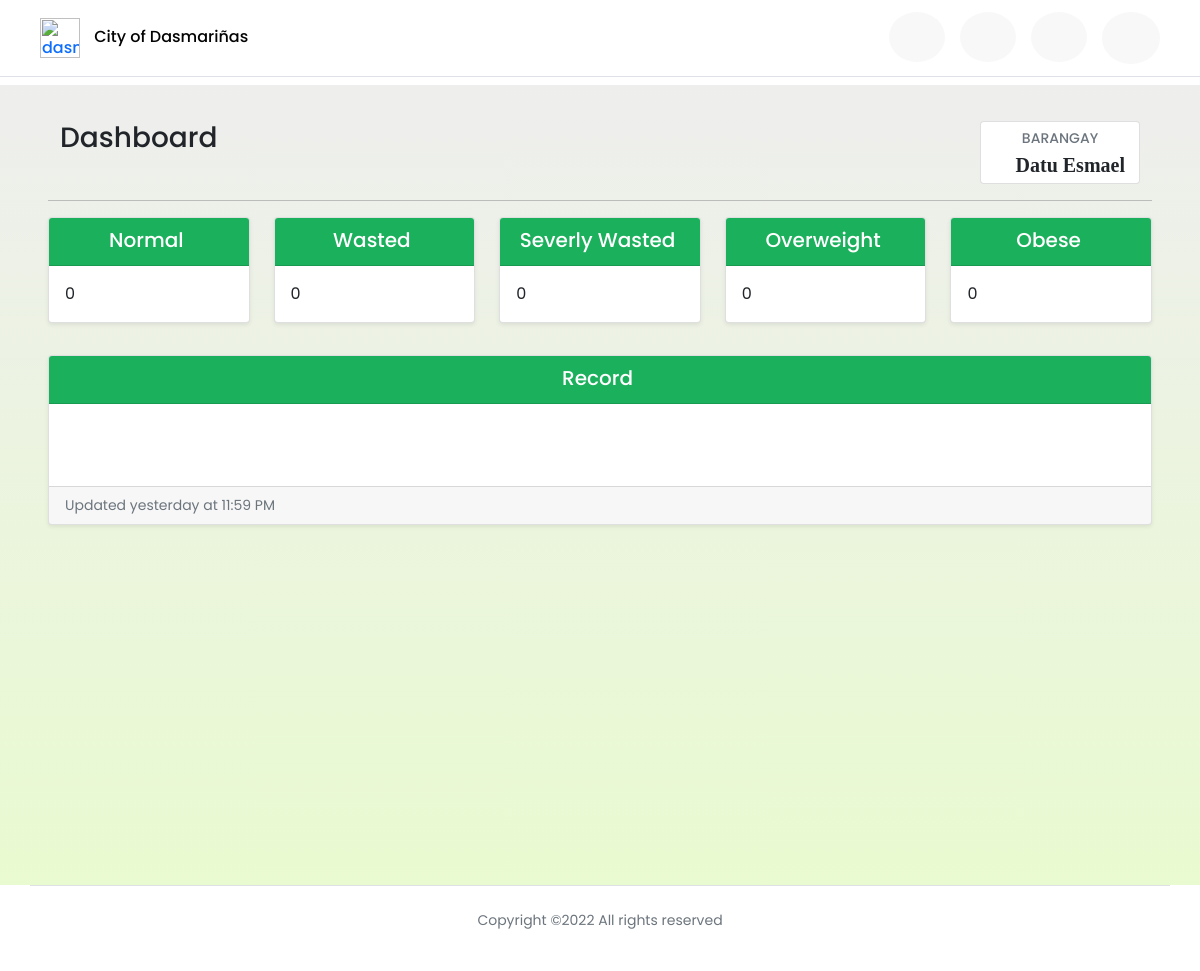
/bhome (signed in), run on an earlier commit of the app's database.
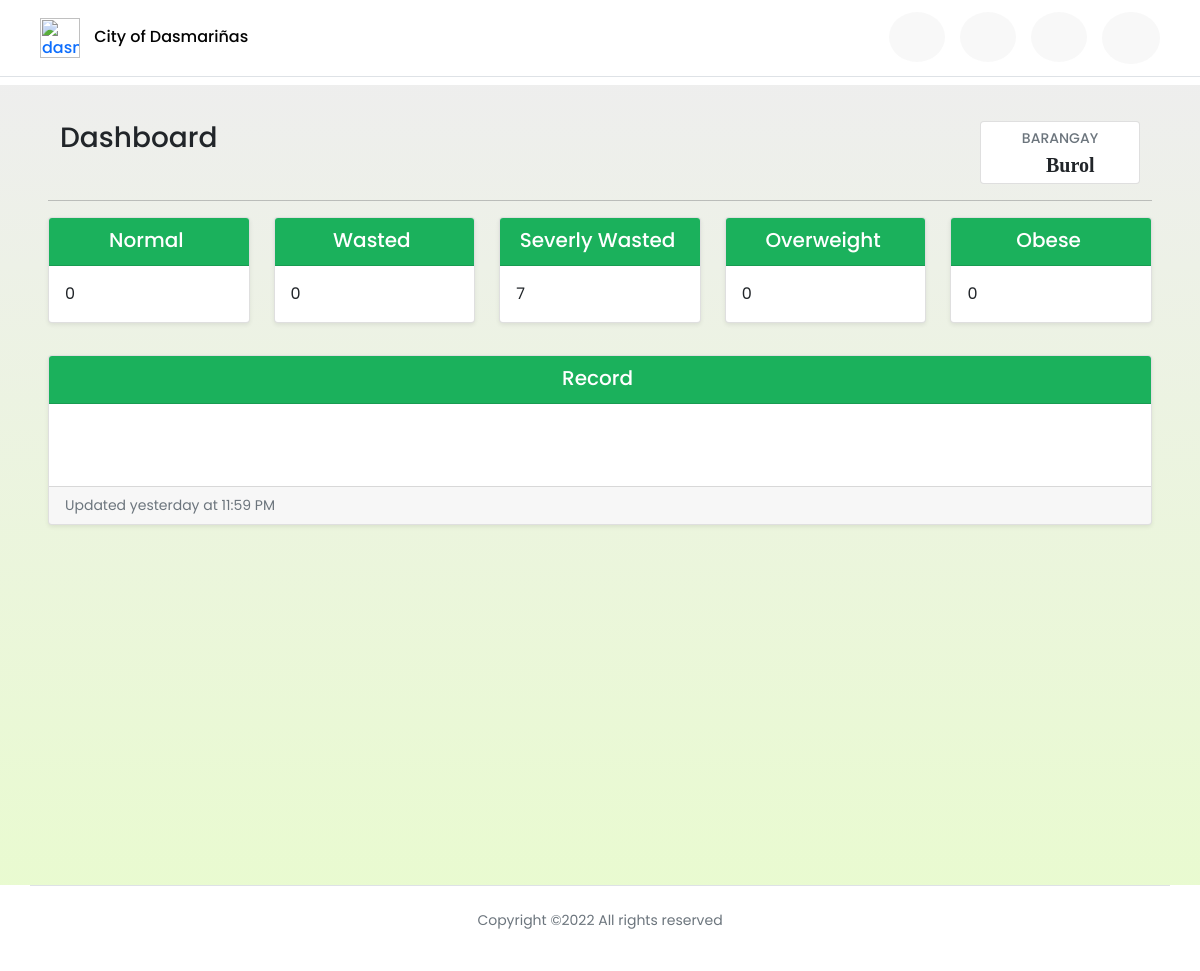
And on a later commit of the database.
### profilingApp/models.py (models this page shows, shortened)
class BarangayHealthWorker(Model):
    BARANGAYS = [('Select Barangay', 'Select Barangay'),
                 ('Burol', 'Burol'),
                 ('Burol I', 'Burol I'),
                 ('Burol II', 'Burol II'),
                 ('Burol III', 'Burol III'),
                 ('Datu Esmael', 'Datu Esmael'),
                 ('Emmanuel Begado I', 'Emmanuel Begado I'),
                 ('Emmanuel Begado II', 'Emmanuel Begado II'),]
    user = models.OneToOneField(CustomUser, on_delete=CASCADE, primary_key=True)
    is_validated = models.BooleanField(default=False)
    bhw_barangay = models.CharField(max_length=100, choices=BARANGAYS, default='Select Barangay')

### profilingApp/views.py (the view)
# urls.py: path('bhome', views.bhw_home, name='bhw_home'),
@login_required(login_url='login_registration')
def bhw_home(request):
    bhw_logged = BarangayHealthWorker.objects.get(user_id=request.user.id)
    parents = Parent.objects.filter(barangay=bhw_logged.bhw_barangay)
    preschoolers = Preschooler.objects.filter(parent__in=(parents))
    preschooler_normal = []
    preschooler_wasted = []
    preschooler_severly = []
    preschooler_over_obese = []
    for p in preschoolers:
        if p.bmi_tag == 'NORMAL':
            preschooler_normal.append(p)
        elif p.bmi_tag == 'ABOVE NORMAL':
            preschooler_over_obese.append(p)
        elif p.bmi_tag == 'BELOW NORMAL':
            preschooler_wasted.append(p)
        else:
            preschooler_severly.append(p)
    normal_count = len(preschooler_normal)
    wasted_count = len(preschooler_wasted)
    severly_count = len(preschooler_severly)
    overobese_count = len(preschooler_over_obese)
    count_list = [normal_count, wasted_count, severly_count, overobese_count, overobese_count]
    data_json = dumps(count_list)
    context = {'bhw' : bhw_logged,
               'normal' : normal_count,
               'wasted' : wasted_count,
               'severly' : severly_count,
               'overobese' : overobese_count,
               'count_data' : data_json}
    return render(request, 'activities/BHW Home.html', context)

### profilingApp/models.py (called while the page is built)
    @property
    def bmi_tag(self):
        calculator = Calculator(adjust_height_data=False, adjust_weight_scores=False,
                       include_cdc=False, logger_name='pygrowup',
                       log_level='INFO')
        try:
            age_months = int((date.today().year - self.birthday.year) * 12)
            whfa_value = float(calculator.wfl(self.weight, age_months, helpers.get_good_sex(str(self.gender)), self.height))
            if whfa_value > 2.0:
                return 'ABOVE NORMAL'
            elif whfa_value >= -2.0 and whfa_value <= 2.0:
                return 'NORMAL'
            elif whfa_value >= -3.0 and whfa_value < -2.0:
                return 'BELOW NORMAL'
            else:
                return 'SEVERE'
        except:
            pass

### profilingApp/templates/activities/BHW Home.html (shortened to what the changed rows need)
{% load static %}
<html lang="en">
<head>
    <link rel="stylesheet" href="{% static '/CSS/DataTables/datatables.min.css' %}">
    <link rel="stylesheet" href="{% static '/CSS/styles.css' %}">
    <link rel="stylesheet" href="{% static '/CSS/font-awesome/css/all.min.css' %}">
    <link rel="stylesheet" href="{% static '/CSS/css/bootstrap.min.css' %}">
</head>
<body>
{% block dashboard %}
<div id="grid" class="container-fluid" style="margin-top:85px;">
    <div class="container">
        <div class="container">
            <div class="row">
                <div class="col-sm-6  mb-3 d-flex justify-content-sm-end justify-content-center">
                    <div class="card text-right" style="width: 10rem;">
                        <div class="dropdown text-center" >
                            <h6 class="text-uppercase text-muted dropdown-header">Barangay</h6>
                            <h5 class="fa fa-home"> {{ bhw.bhw_barangay }}</h5>
                        </div>
                    </div>
                    <br>
                </div>
            </div>
        </div>
        <div class="row d-flex align-items-stretch">
                <div class="col-md mb-2">
                    <div class="card shadow-sm bg-white rounded  h-100">
                        <div class="card-body">
                            <p class="card-text">{{ severly }}</p>
                        </div>
                    </div>
                </div>
        </div>
            <br>
        </div>
    </div>
{% endblock %}
</body>
</html>

What changed in the data, as far as the page shows it:
changed BarangayHealthWorker: bhw_barangay "Datu Esmael" → "Burol"
Also different on the page:
{{ severly }}: "0" → "7"
